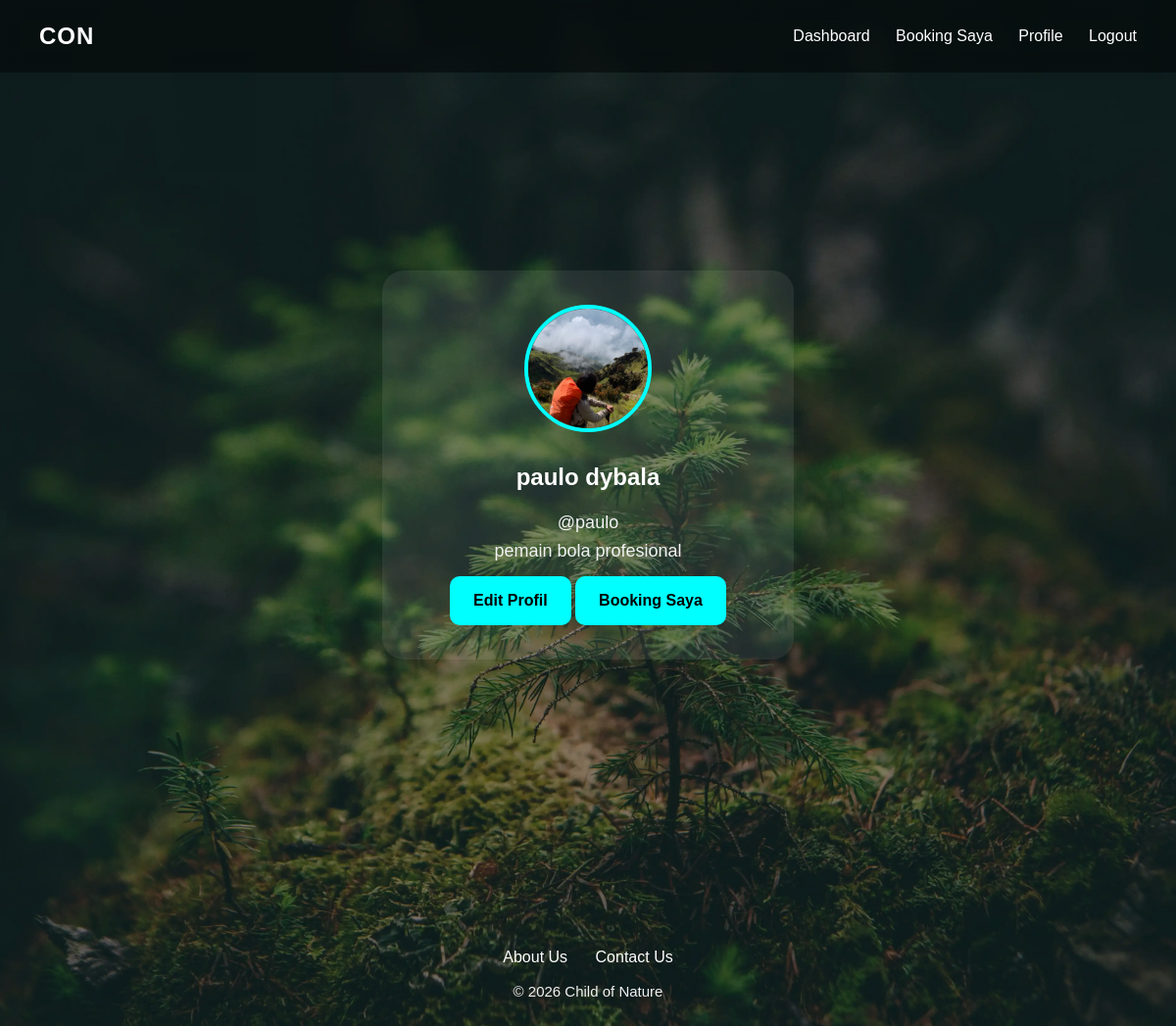
Screenshot of /profile (signed in) with the database file from the repository.
### tables this page shows
CREATE TABLE users (
            id INTEGER PRIMARY KEY,
            username TEXT UNIQUE,
            password TEXT,
            photo TEXT,
            fullname TEXT,
            bio TEXT
        , role TEXT DEFAULT 'user');

### app.py (the view)
@app.route("/profile")
def profile():
    if "user" not in session:
        return redirect("/login")
    conn = sqlite3.connect("database.db")
    cur = conn.cursor()
    cur.execute(
        """
        SELECT username, photo, fullname, bio
        FROM users
        WHERE username=?
        """,
        (session["user"],)
    )
    user = cur.fetchone()
    conn.close()
    return render_template("profile.html", user=user)

### templates/profile.html
{% extends "base.html" %}
{% block content %}
<section class="profile-page">
<div class="profile-card">
    <img src="{{ url_for('static', filename='uploads/' + user[1]) }}" alt="Foto Profil">
    <h2>
        {% if user[2] %}
            {{ user[2] }}
        {% else %}
            {{ user[0] }}
        {% endif %}
    </h2>
    <p>@{{ user[0] }}</p>
    {% if user[3] %}
        <p>{{ user[3] }}</p>
    {% else %}
        <p>Belum ada bio. Misterius sekali.</p>
    {% endif %}
    <div class="profile-buttons">
        <a href="/edit-profile" class="btn">Edit Profil</a>
        <a href="/my-bookings" class="btn">Booking Saya</a>
    </div>
</div>
</section>
{% endblock %}

### static/style.css (style rules this page uses)
* { margin: 0; padding: 0; box-sizing: border-box; }
html { scroll-behavior: smooth; }
body { font-family: Arial, sans-serif; color: white; background-color: #111; line-height: 1.6; }
body::before { content: ""; position: fixed; inset: 0; background-image: url("bg.webp"); background-size: cover; background-position: center; background-repeat: no-repeat; z-index: -2; }
body::after { content: ""; position: fixed; inset: 0; background: rgba(0,0,0,0.42); z-index: -1; }
h2 { margin-bottom: 12px; }
p { font-size: 18px; color: #f1f1f1; }
.btn { display: inline-block; padding: 12px 24px; margin-top: 12px; border-radius: 10px; background: cyan; color: black; text-decoration: none; font-weight: bold; border: none; cursor: pointer; transition: 0.3s; }
.profile-page { min-height: 85vh; display: flex; justify-content: center; align-items: center; }
.profile-card { width: 420px; max-width: 95%; text-align: center; padding: 35px; border-radius: 22px; background: rgba(255,255,255,0.08); backdrop-filter: blur(10px); }
.profile-card img, .home-avatar { width: 130px; height: 130px; border-radius: 50%; object-fit: cover; border: 4px solid cyan; margin-bottom: 20px; }

### rows the page displays
users: photo (picture), fullname "paulo dybala", username "paulo", bio "pemain bola profesional"
